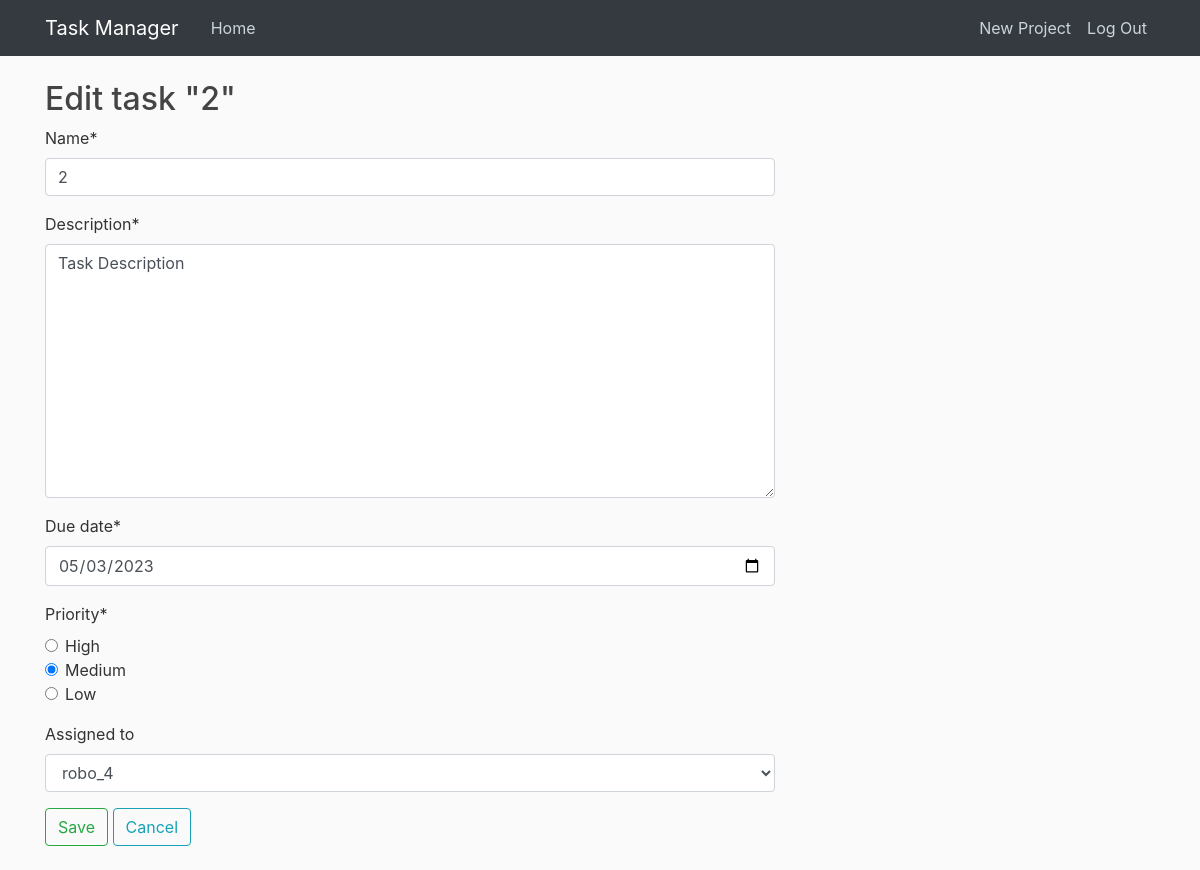
/project/31/task/edit/ (signed in), run on the app's committed database.
### tasks/models.py (models this page shows, shortened)
class Task(models.Model):
    PRIORITY_CHOICES = [    ('High', 'High'),    ('Medium', 'Medium'),    ('Low', 'Low'),]
    priority = models.CharField(max_length=10, choices=PRIORITY_CHOICES, default='Medium')
    project = models.ForeignKey(Project, on_delete=models.CASCADE, default=None)
    name = models.CharField(max_length=255)
    description = models.TextField(default='Task Description')
    due_date = models.DateField(null=True, blank=True)
    assigned_to = models.ForeignKey(User, on_delete=models.SET_NULL, null=True, blank=True)

### tasks/views.py (the view)
# urls.py: path('project/<int:pk>/task/edit/', views.task_update, name='task_update'),
@login_required
def task_update(request, pk):
    task = get_object_or_404(Task, pk=pk)
    project = task.project
    form = TaskForm(request.POST or None, instance=task)
    if form.is_valid():
        task = form.save(commit=False)
        task.project = project
        task.save()
        messages.success(request, f'The task "{task.name}" has been updated.')
        return redirect('project_detail', pk=project.pk)
    return render(request, 'tasks/task_form.html', {'form': form, 'project': project})

### tasks/forms.py
class TaskForm(forms.ModelForm):
    due_date = forms.DateField(widget=forms.DateInput(attrs={'type': 'date'}))
    PRIORITY_CHOICES = [    ('High', 'High'),    ('Medium', 'Medium'),    ('Low', 'Low'),]
    priority = forms.ChoiceField(choices=PRIORITY_CHOICES, widget=forms.RadioSelect)
    class Meta:
        model = Task
        fields = ['name', 'description', 'due_date', 'priority', 'assigned_to']

### tasks/templates/tasks/task_form.html (shortened to what this page needs)
{% extends 'tasks/base.html' %}
{% load crispy_forms_tags %}
{% block content %}
  {% if form.instance.pk %}
    <h2>Edit task "{{ form.instance.name }}"</h2>
  {% else %}
    <h2>Create a new task</h2>
  {% endif %}
  <form method="post">
    {{ form|crispy }}
    <input class="btn btn-outline-success mb-4" type="submit" value="Save">
    <a class="btn btn-outline-info mb-4" href="{% url 'project_detail' pk=project.pk %}">Cancel</a>
  </form>
{% endblock %}

### tasks/static/tasks/main.css (style rules this page uses)
body { background: #fafafa; color: #333333; margin-top: 5rem; }
h1, h2, h3, h4, h5, h6 { color: #444444; }

### data on the page
Task: instance.name "2", name "2", description "Task Description", due_date "05/03/2023", priority "☐ High ☑ Medium ☐ Low", assigned_to "robo_4"
